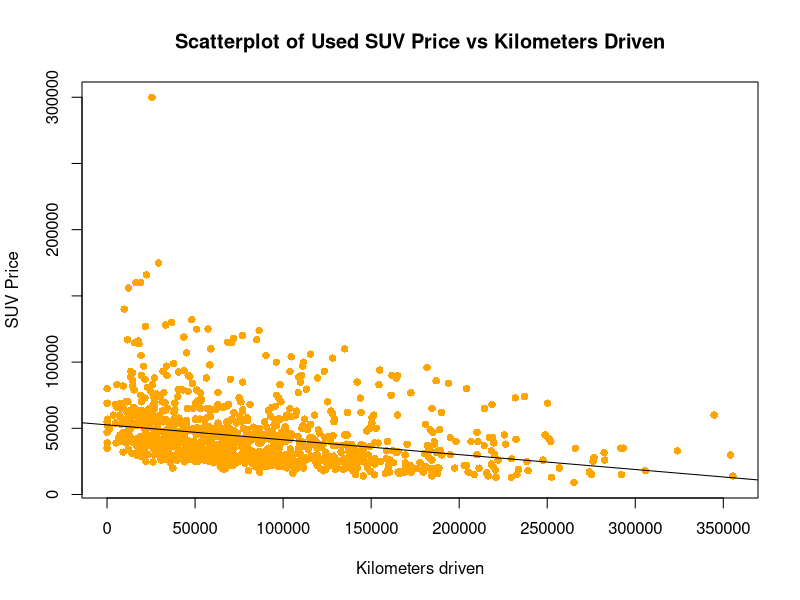
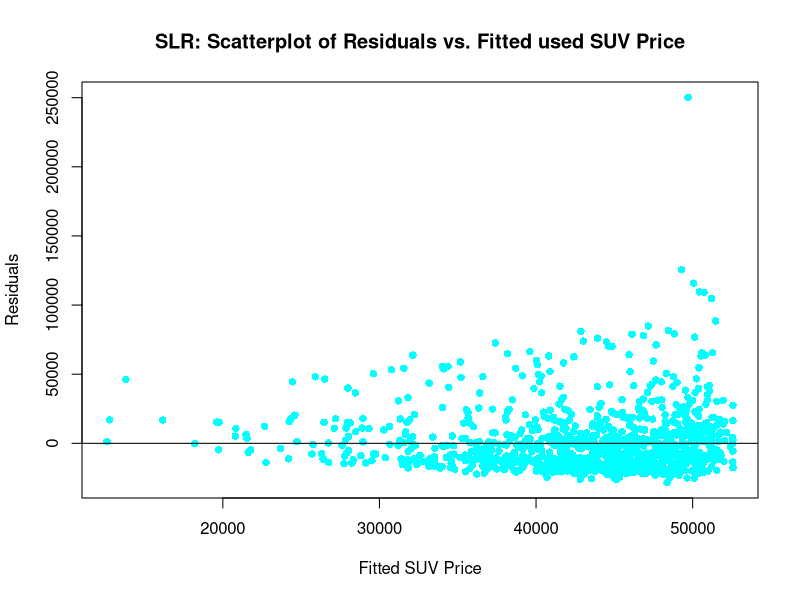
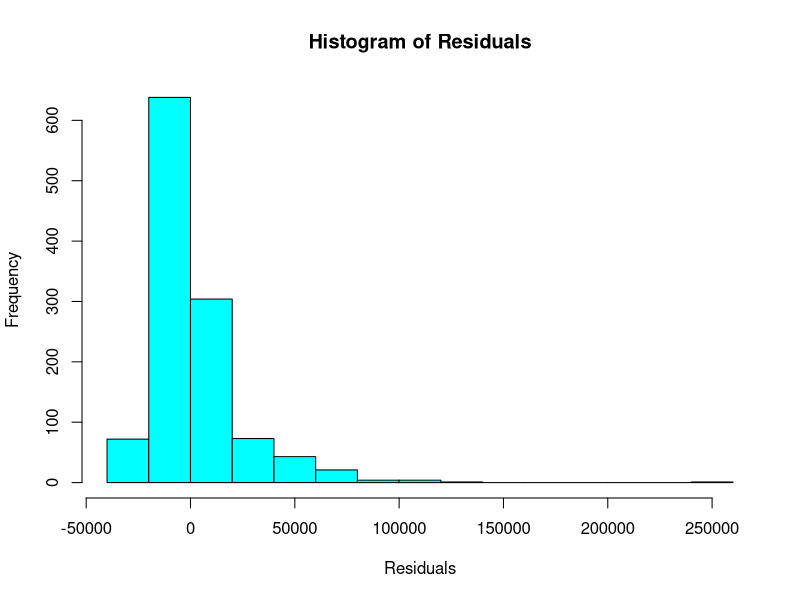
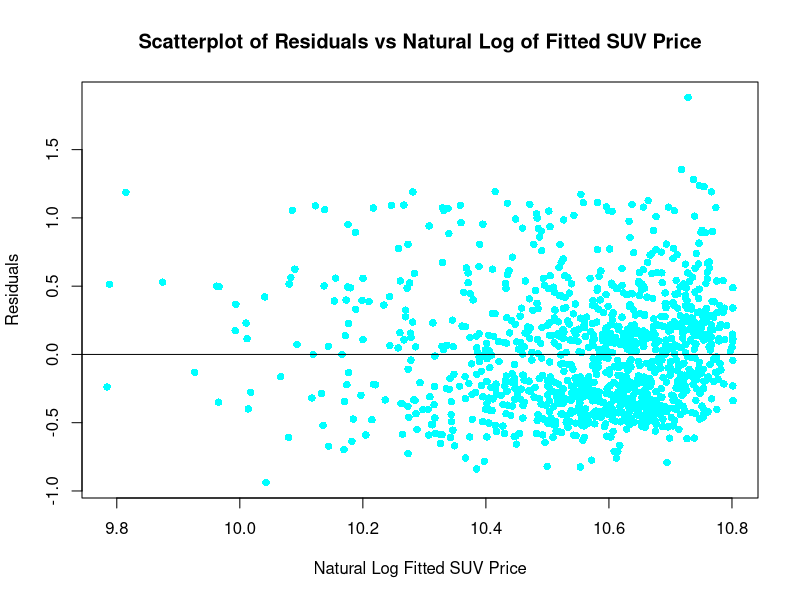
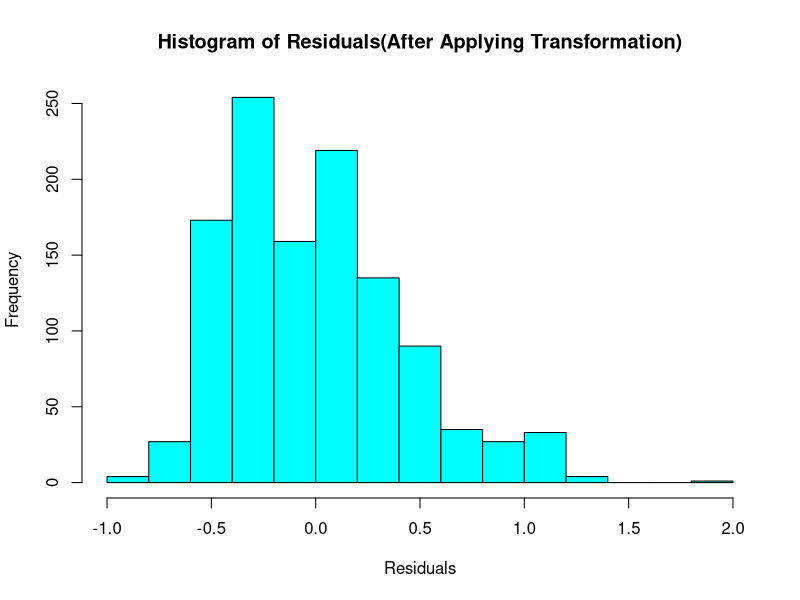
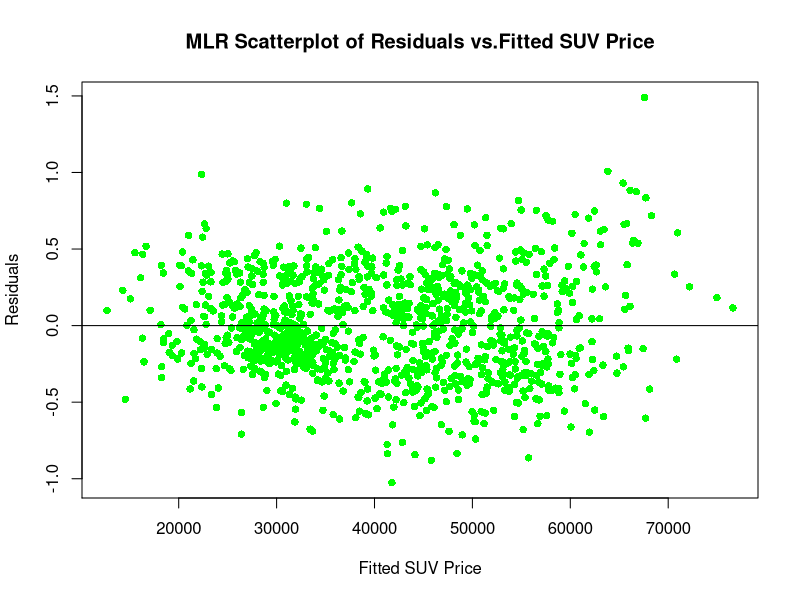
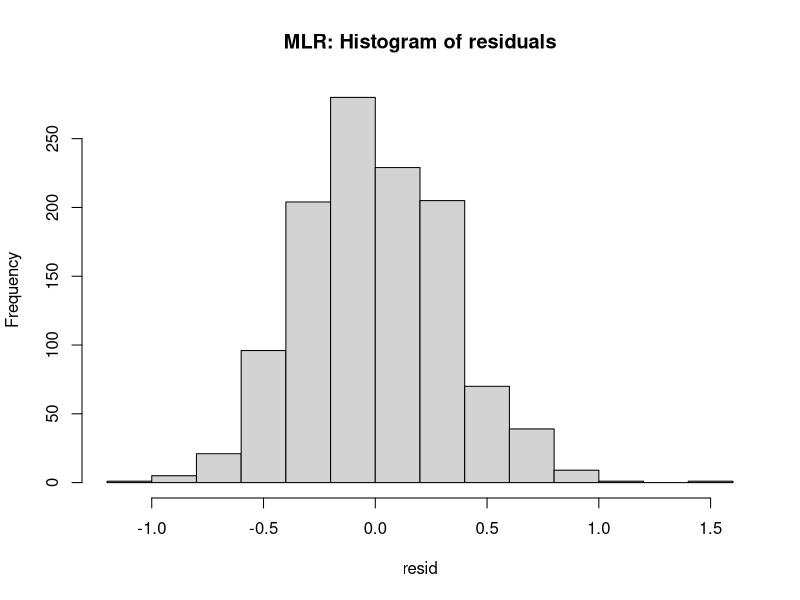
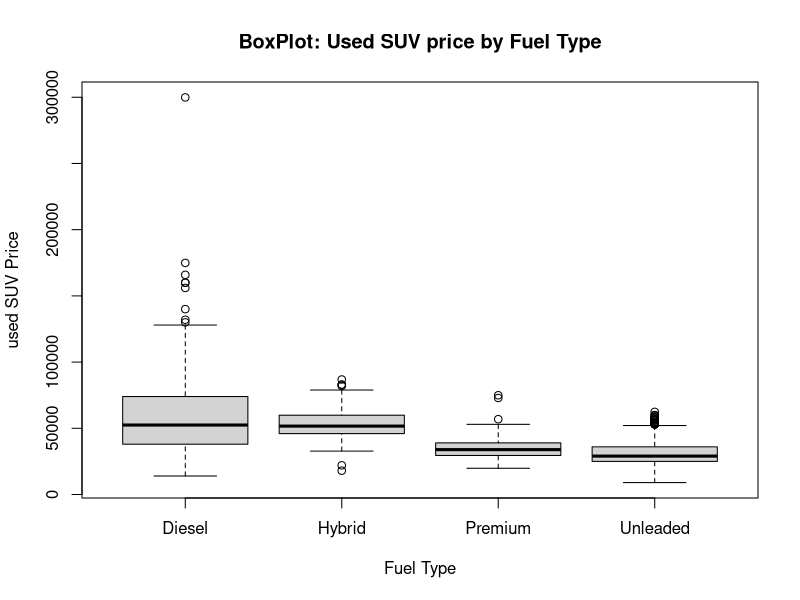

Write R code to recreate these figures, in order.
################################################################################
### Chinmayee Raman 
### CS 555 Project
### Fall 2024
################################################################################
library(dbplyr)

#read file into prices
prices = read.csv("usedsuvprices.csv")
prices$suv_price = prices$price
attach(prices)

#Q1 
#data frame for quantitative variables
dfprice = data.frame(fueleconomy,kilometers,suv_price)
#getting number of rows of data frame
n = nrow(prices)
plot(kilometers,suv_price, axes=TRUE, frame.plot=TRUE, pch = 16,
     xlab='Kilometers driven', ylab='SUV Price',
     main = "Scatterplot of Used SUV Price vs Kilometers Driven",
     col = "orange")
#find the correlation between quantitative variables
cor(dfprice)
#calculating coefficient of correlation
(r = cor(kilometers,suv_price))
#doing the correlation test
cor.test(kilometers,suv_price,alternative = "two.sided",
         conf.level = 0.95)


#Q2) Perform a SLR 
#################################################################
# run single linear regression
(m = lm(suv_price ~ kilometers))
abline(m)
#summarizing the model
summary(m)
# generating the residual plot 
resid = resid(m)
plot( fitted(m),resid, axes=TRUE, frame.plot=TRUE, pch = 16,
      xlab='Fitted SUV Price', ylab='Residuals',
      main = "SLR: Scatterplot of Residuals vs. Fitted used SUV Price",
      col = "cyan")
abline(a =0 ,b=0, col = "black")
#histogram of residuals
hist(resid,main = "Histogram of Residuals", col = "cyan",xlab = "Residuals")
#####################################################################
#Since the variance is increasing in the residual plot - use ln
# run single linear regression

(m1 = lm(log(suv_price) ~ kilometers))
#summarizing the model
summary(m1)

# generating the residual plot 
resid = resid(m1)
plot( fitted(m1),resid, axes=TRUE, frame.plot=TRUE, pch = 16,
      xlab='Natural Log Fitted SUV Price', ylab='Residuals',
      main = "Scatterplot of Residuals vs Natural Log of Fitted SUV Price",
      col = "cyan")
abline(a =0 ,b=0, col = "black")
#histogram of residuals
hist(resid,main = "Histogram of Residuals(After Applying Transformation)",
     col = "cyan",xlab = "Residuals")

# find the cooks distance 
k = 1
cooks.dist = cooks.distance(m1)
cooks.dist[which(cooks.dist > (4/(n-k-1)))]
cd_value = cooks.dist [which(cooks.dist > (4/(n-k-1)))]
cd_fitted =fitted(m1)[which(cooks.dist > (4/(n-k-1)))]
cd_kilometers = dfprice[which(cooks.dist > (4/(n-k-1))),]$kilometers
cd_price = dfprice[which(cooks.dist > (4/(n-k-1))),]$suv_price
cd_fitted_price = exp(cd_fitted)
cd_data = data.frame(cd_value,cd_fitted,cd_kilometers,cd_fitted_price,cd_price)
print(head(cd_data[order(cd_data$cd_value, decreasing = TRUE), ] )  )

# Q3) Calculate the least squares regression equation
# that predicts SUV price from  kilometers , brand and fuel_consumption

#fitting the model
#dummy varible for brand
prices$dbrand = ifelse(brand == "Toyota",1,0)
(m2 = lm(log(suv_price) ~  kilometers + fueleconomy + prices$dbrand ))
#getting summary statistics
summary(m2)
#getting F critical value at alpha = 0.05(Right Tailed)-df1 = 3 and df2 = 98
(fcv = qf(.95,df1 = 3, df2 = 1157))
#getting F global from summary function

confint(m2, level = 0.95)
# generating the residual plot 
resid = resid(m2)
plot( exp(fitted(m2)),resid, axes=TRUE, frame.plot=TRUE, pch = 16,
      xlab='Fitted SUV Price', ylab='Residuals',
      main = "MLR Scatterplot of Residuals vs.Fitted SUV Price",
      col = "green")
axis(1, at=seq(0, 18 , 1)) #x axis
abline(a =0 ,b=0, col = "black")
#histogram of residuals
hist(resid,main = "MLR: Histogram of residuals")




###########################################################################
#ANOVA and ANCOVA
###########################################################################


#factor fueltype column if not a factor
is.factor(prices$fueltype)
factor(prices$fueltype)

# How many students are in each group? 
n = nrow(prices)
#no of types of fuel
k=4
# no of rows  by fuel type 
(scnt= aggregate(prices$suv_price, by = list(prices$fueltype),FUN = length))
# Summarize the data relating to SUV price by fuel type
# student group (separately).
# Numerical Summary by iq 
aggregate(prices$suv_price,by= list(fueltype),summary)
aggregate(prices$suv_price,by= list(fueltype),sd)

# Create a Boxplot 
boxplot(prices$suv_price ~ prices$fueltype, data=prices, 
        main="BoxPlot: Used SUV price by Fuel Type", 
        xlab="Fuel Type", ylab="used SUV Price") #, ylim=c(20, 60))



#Q2) Do the test scores vary by student group?  
# Perform a one way ANOVA using the aov or Anova function in R to assess
# Use a significance level of α=0.05
(m<- aov(prices$suv_price~prices$fueltype , data=prices))
summary(m)

#finding F critical value for df1 = 2 ,and df2 = 42 for alpha = 0.05 right tail
(FCV = qf(0.95,k-1,n-k))

#Tukeys Test for pairwise comparison
TukeyHSD(m)



#Q5 - Redo the anova model for age adjusting for age
#pass the model to anova function

library(car)
# ANCOVA
# Now we run ANOVA with adjusting for age 
Anova(lm(prices$suv_price~prices$fueltype + prices$fueleconomy 
        ), type=3)


# calculating the lsmeans 
# install.packages("emmeans")
library(emmeans)
my.model<-lm(prices$suv_price~prices$fueltype + prices$kilometers,  data = prices)
emm_options(contrasts=c("contr.treatment", "contr.poly"))
emmeans(my.model, specs = "fueltype")

# no p value adjustment 
emmeans(my.model, specs = "fueltype" , contr = "pairwise",  adjust="none")
# #P value adjustment: tukey method
# emmeans(my.model, specs = "fueltype" , contr = "pairwise",  adjust="tukey")
